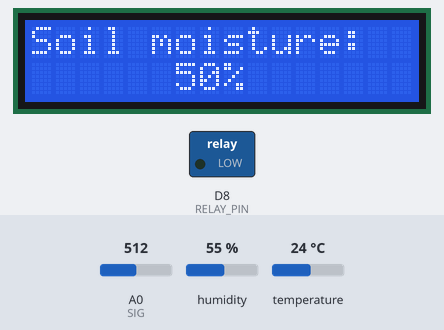
The sketch below on a simulated ESP8266 (NodeMCU). Parts: 16×2 character LCD, switched loads named in the sketch (green lamp = pin HIGH). The inputs (shaded band) are chosen by the test bench; at power-on: A0 (SIG) = 512, temperature 24 °C, humidity 55 %. WiFi joins after 1.5 s; servers stay silent unless stated; network time is answered at once with the bench clock; the local clock reads 2024-03-15 10:24:30 at power-on unless the sketch sets it; random numbers use the default seed unless the sketch sets one; no MQTT or app messages arrive unless stated; pins used as bus, display or sensor lines are not drawn; what the sketch prints to the serial monitor is not drawn.

Above: at 2.7 s.
2.8 s: A0 (SIG) set to 737
At 10.4 s:
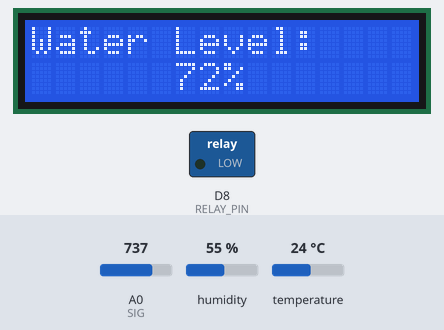
13.5 s: A0 (SIG) set to 763
At 14.9 s:
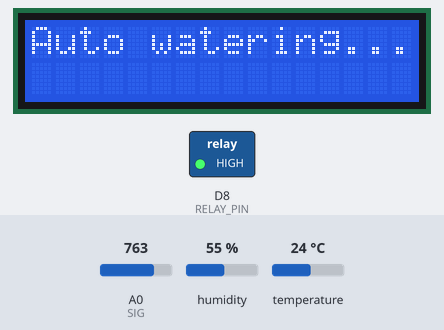
25.7 s: temperature set to 16 °C
31.6 s: temperature set to 13 °C
42.0 s: humidity set to 22 %
At 51.7 s:
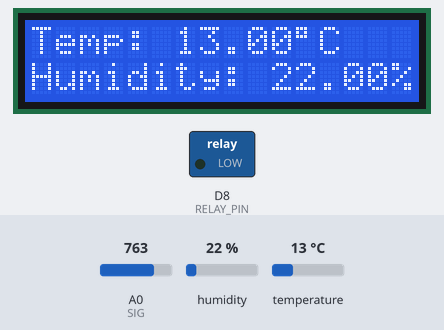
54.2 s: A0 (SIG) set to 25
At 60.2 s:
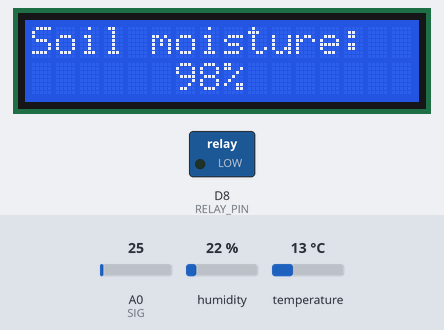
Timing chart, 0 to 61.7 s (numbered marks = the images above; inputs shaded):
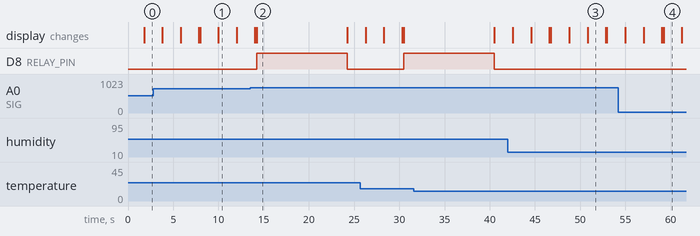

Measured:
- the behaviour switches between 750 and 751 on A0 (SIG) (found by bisection; images 1 and 2)
- after the input at 13.5 s, D8 (RELAY_PIN): LOW → HIGH after 0.73 s, → LOW 10.0 s later
- what the display in image 1 shows lasts 2.0 s, from 10.0 s to 12.0 s
- what the display in image 2 shows lasts 10.0 s, from 14.2 s to 24.2 s

The sketch:

plant-watering-system.ino
```cpp
// ---------- Libs ------------------
#include <ESP8266WiFi.h>
#include <NTPClient.h>
#include <WiFiUdp.h>
#include <DHT.h>
#include <DHT_U.h>
#include <PubSubClient.h>
#include <LiquidCrystal_I2C.h>

// ---------- Variable ------------------
#define DHT11_PIN D7
#define RELAY_PIN D8

#define S0 D4
#define S1 D3
#define S2 D6
#define S3 D5
#define SIG A0

unsigned long previousMillis = 0;
const long interval = 10000; //10s

// Get UTC +7
const long utcOffsetInSeconds = 7 * 3600;

char weekDays[7][12] = {"Sunday", "Monday", "Tuesday", "Wednesday", "Thursday", "Friday", "Saturday"};
String months[12] = {"January", "February", "March", "April", "May", "June", "July", "August", "September", "October", "November", "December"};

// Define NTP Client to get time
WiFiUDP ntpUDP;
NTPClient timeClient(ntpUDP, "pool.ntp.org", utcOffsetInSeconds);


int dhtSensor;
float temperature;
float humidity;
int waterSensor;
int soilMoistureSensor;
bool waterRequest = false;
bool isNotified = false;
String message = "";

// Notification to mobile: Using IFTTT
const char* host = "maker.ifttt.com";

LiquidCrystal_I2C lcd(0x27, 16, 2);
DHT dht(DHT11_PIN, DHT11);

// Wifi information
const char* ssid = "iPhone của Tùng Lâm";
const char* password = "khongcopass";

//***Set server***
const char* mqttServer = "broker.hivemq.com";
int port = 1883;

WiFiClient wifiClient;
PubSubClient mqttClient(wifiClient);

void wifiConnect() {
  WiFi.begin(ssid, password);
  while (WiFi.status() != WL_CONNECTED) {
    delay(500);
    Serial.print(".");
  }
  Serial.println("Connected!");
}

void mqttConnect() {
  while(!mqttClient.connected()) {
    Serial.println("Attemping MQTT connection...");
    String clientId = "ESP32Client-";
    clientId += String(random(0xffff), HEX);
    if(mqttClient.connect(clientId.c_str())) {
      Serial.println("Server connected");
      //***Subscribe all topic you need***
      mqttClient.subscribe("iot12/requestWater");
    }
    else {
      Serial.println("Try again in 5 seconds...");
      delay(5000);
    }
  }
}

//MQTT Receiver
void callback(char* topic, byte* message, unsigned int length) {
  Serial.println(topic);
  String strMsg;
  for(int i=0; i<length; i++) {
    strMsg += (char)message[i];
  }
  Serial.println(strMsg);

  //***Code here to process the received package***
  if(strcmp(topic,"iot12/requestWater") == 0){
    waterRequest = true;
  }
}

void MQTTConfig()
{
  wifiConnect();
  mqttClient.setServer(mqttServer, port);
  mqttClient.setCallback(callback);
  mqttClient.setKeepAlive( 90 );
}

void setup(void)
{
  pinMode(S0, OUTPUT);
  pinMode(S1, OUTPUT);
  pinMode(S2, OUTPUT);
  pinMode(S3, OUTPUT);
  pinMode(SIG, INPUT);
  pinMode(RELAY_PIN, OUTPUT);
  Serial.begin(9600);
  Serial.print("Connecting to WiFi");
  // DHT11 setup
  dht.begin();
  // LCD setup
  lcd.init();
  lcd.clear();
  lcd.backlight();
  // Initial Message
  lcd.print("Welcome back!");
  // MQTT server setup
  MQTTConfig();
  timeClient.begin();
}

void connectToServer()
{
  if(!mqttClient.connected()) {
    mqttConnect();
  }
  mqttClient.loop();
}

String getCurrentDate() {
  String formattedTime = timeClient.getFormattedTime();

  String weekDay = weekDays[timeClient.getDay()];

  //Get a time structure
  time_t epochTime = timeClient.getEpochTime();
  struct tm *ptm = gmtime ((time_t *)&epochTime);

  int monthDay = ptm->tm_mday;
  int currentMonth = ptm->tm_mon+1;
  String currentMonthName = months[currentMonth-1];
  int currentYear = ptm->tm_year+1900;
  //Print complete date:
  String currentDate = weekDay + ", " + String(currentYear) + "-" + String(currentMonth) + "-" + String(monthDay) + " : " + formattedTime;
  Serial.println("Current Date: " + currentDate);
  return currentDate;
}

void loop() {
  connectToServer();
  // Thong so nhiet do, do am DHT11
  humidity = dht.readHumidity();
  temperature = dht.readTemperature();
  Serial.println("Nhiệt độ: " + String(temperature));
  Serial.println("Độ ẩm: " + String(humidity));

  // Thong so thoi gian thuc te
  timeClient.update();
  String currentDate = getCurrentDate();

  // Thong so do am dat
  digitalWrite(S0, LOW); digitalWrite(S1, LOW); digitalWrite(S2, LOW); digitalWrite(S3, LOW);
  soilMoistureSensor = analogRead(SIG);
  Serial.println("Độ ẩm đất: " + String(soilMoistureSensor));
  // Thong so muc nuoc
  digitalWrite(S0, HIGH); digitalWrite(S1, LOW); digitalWrite(S2, LOW); digitalWrite(S3, LOW);
  waterSensor = analogRead(SIG);
  Serial.println("Mực nước: " + String(waterSensor));

  int soilMoisturePercentage = map(soilMoistureSensor, 0, 1023, 100, 0);
  int waterLevelPercentage = map(waterSensor, 0, 1023, 0, 100);

  // Che do tu dong tuoi cay dua vao nhiet do, do am khong khi, do am dat
  Serial.println("Water Condition: " + String(isWater(soilMoistureSensor, waterLevelPercentage, temperature) || waterRequest));
  if(isWater(soilMoistureSensor, waterLevelPercentage, temperature) || waterRequest) {
    char history[100];
    currentDate.toCharArray(history, sizeof(history));
    mqttClient.publish("iot12/waterHistory", history);
    Serial.println("Bắt đầu tưới nước...");
    lcd.print("Auto watering...");
    water();
    Serial.println("Đã tưới nước xong...");
    lcd.clear();
    waterRequest = false;
  }

  Serial.println("Notified: " + String(isNotified));

  // Kiem tra luong nuoc va push notification
  if(waterLevelPercentage < 12 && !isNotified){
    char warning[50];
    message = "Your jar is empty, please refill water!";
    message.toCharArray(warning, sizeof(warning));
    mqttClient.publish("iot12/waterWarning", warning);
    isNotified = true;
    Serial.println("Đã gửi thông báo hết nước!");
  }
  if(waterLevelPercentage >= 12)
    isNotified = false;

  // Hien thi thong tin len LCD
  lcd.clear();

  lcd.print("Soil moisture:");
  lcd.setCursor(6, 1);
  lcd.print(String(soilMoisturePercentage) + "%");
  delay(2000);
  lcd.clear();

  lcd.print("Water Level:");
  lcd.setCursor(6, 1);
  lcd.print(String(waterLevelPercentage) + "%");
  delay(2000);
  lcd.clear();

  lcd.setCursor(0, 0);
  lcd.print("Temp: " + String(temperature) + String((char)223) + "C");
  lcd.setCursor(0, 1);
  lcd.print("Humidity: " + String(humidity) + "%");
  delay(2000);
  lcd.clear();
  //----------------------------------------------------------------
  //***Publish data to MQTT Server***
  // data sent to MQTT Server must be a string
  unsigned long currentMillis = millis();

  if (currentMillis - previousMillis >= interval) {
    // Save the last time you published
    previousMillis = currentMillis;
    float sensorValues[] = {soilMoisturePercentage, waterLevelPercentage, temperature, humidity};
    char buffer[50];
    String valueString = "";
    for (int i = 0; i < sizeof(sensorValues) / sizeof(sensorValues[0]); i++) {
      valueString += String(sensorValues[i], 2);
      if (i < sizeof(sensorValues) / sizeof(sensorValues[0]) - 1) {
        valueString += ",";
      }
    }
    // valueString += currentDate;
    valueString.toCharArray(buffer, sizeof(buffer));
    Serial.println("Publish sensor values to mqtt server: " + valueString);
    mqttClient.publish("iot12/list_sensor_values", buffer);
  }
}

int isWater(int moistureValue, int waterValue, float tempValue)
{
  // 0: Khong tuoi
  // 1: Tuoi
  // Soil is too dry
  if(moistureValue <= 750) return 0;
  // Too cold or too hot
  if(tempValue < 15 || tempValue > 35) return 0;
  // Het nuoc
  if(waterValue < 12) return 0;
  return 1;
}

void water() {
  digitalWrite(RELAY_PIN, HIGH);
  delay(10000);
  digitalWrite(RELAY_PIN, LOW);
}
```
